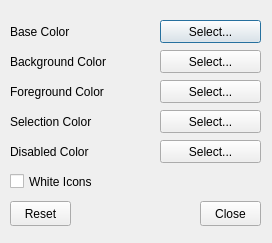
<?xml version="1.0" encoding="UTF-8"?>
<ui version="4.0">
 <class>palette</class>
 <widget class="QDialog" name="palette">
  <property name="geometry">
   <rect>
    <x>0</x>
    <y>0</y>
    <width>272</width>
    <height>243</height>
   </rect>
  </property>
  <property name="windowTitle">
   <string>Palette Editor</string>
  </property>
  <property name="windowIcon">
   <iconset resource="resources.qrc">
    <normaloff>:/icons/icon.png</normaloff>:/icons/icon.png</iconset>
  </property>
  <widget class="QPushButton" name="base">
   <property name="geometry">
    <rect>
     <x>160</x>
     <y>20</y>
     <width>101</width>
     <height>23</height>
    </rect>
   </property>
   <property name="text">
    <string>Select...</string>
   </property>
  </widget>
  <widget class="QLabel" name="base_label">
   <property name="geometry">
    <rect>
     <x>10</x>
     <y>23</y>
     <width>121</width>
     <height>17</height>
    </rect>
   </property>
   <property name="text">
    <string>Base Color</string>
   </property>
  </widget>
  <widget class="QLabel" name="back_label">
   <property name="geometry">
    <rect>
     <x>10</x>
     <y>53</y>
     <width>151</width>
     <height>17</height>
    </rect>
   </property>
   <property name="text">
    <string>Background Color</string>
   </property>
  </widget>
  <widget class="QLabel" name="fore_label">
   <property name="geometry">
    <rect>
     <x>10</x>
     <y>83</y>
     <width>131</width>
     <height>17</height>
    </rect>
   </property>
   <property name="text">
    <string>Foreground Color</string>
   </property>
  </widget>
  <widget class="QPushButton" name="back">
   <property name="geometry">
    <rect>
     <x>160</x>
     <y>50</y>
     <width>101</width>
     <height>23</height>
    </rect>
   </property>
   <property name="text">
    <string>Select...</string>
   </property>
  </widget>
  <widget class="QPushButton" name="fore">
   <property name="geometry">
    <rect>
     <x>160</x>
     <y>80</y>
     <width>101</width>
     <height>23</height>
    </rect>
   </property>
   <property name="text">
    <string>Select...</string>
   </property>
  </widget>
  <widget class="QPushButton" name="close">
   <property name="geometry">
    <rect>
     <x>200</x>
     <y>201</y>
     <width>61</width>
     <height>25</height>
    </rect>
   </property>
   <property name="text">
    <string>Close</string>
   </property>
  </widget>
  <widget class="QPushButton" name="reset">
   <property name="geometry">
    <rect>
     <x>10</x>
     <y>201</y>
     <width>61</width>
     <height>25</height>
    </rect>
   </property>
   <property name="text">
    <string>Reset</string>
   </property>
  </widget>
  <widget class="QCheckBox" name="whiteicons">
   <property name="geometry">
    <rect>
     <x>10</x>
     <y>170</y>
     <width>251</width>
     <height>23</height>
    </rect>
   </property>
   <property name="text">
    <string>White Icons</string>
   </property>
  </widget>
  <widget class="QPushButton" name="sel">
   <property name="geometry">
    <rect>
     <x>160</x>
     <y>110</y>
     <width>101</width>
     <height>23</height>
    </rect>
   </property>
   <property name="text">
    <string>Select...</string>
   </property>
  </widget>
  <widget class="QLabel" name="sel_label">
   <property name="geometry">
    <rect>
     <x>10</x>
     <y>113</y>
     <width>131</width>
     <height>17</height>
    </rect>
   </property>
   <property name="text">
    <string>Selection Color</string>
   </property>
  </widget>
  <widget class="QPushButton" name="disabled">
   <property name="geometry">
    <rect>
     <x>160</x>
     <y>140</y>
     <width>101</width>
     <height>23</height>
    </rect>
   </property>
   <property name="text">
    <string>Select...</string>
   </property>
  </widget>
  <widget class="QLabel" name="disabled_label">
   <property name="geometry">
    <rect>
     <x>10</x>
     <y>143</y>
     <width>131</width>
     <height>17</height>
    </rect>
   </property>
   <property name="text">
    <string>Disabled Color</string>
   </property>
  </widget>
 </widget>
 <tabstops>
  <tabstop>base</tabstop>
  <tabstop>back</tabstop>
  <tabstop>fore</tabstop>
  <tabstop>sel</tabstop>
  <tabstop>whiteicons</tabstop>
  <tabstop>reset</tabstop>
  <tabstop>close</tabstop>
 </tabstops>
 <resources>
  <include location="resources.qrc"/>
 </resources>
 <connections/>
</ui>
